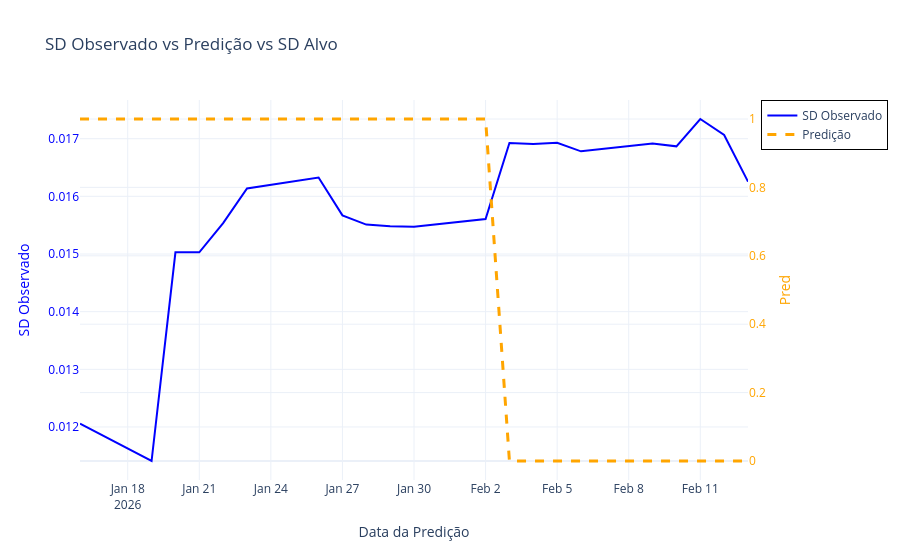

This figure's notebook cell:
### Code cell
import plotly.graph_objects as go
import pandas as pd

# Garantir datetime
df_view['Date_alvo_2'] = pd.to_datetime(df_view['Date_alvo_2'])

# Criar figura
fig = go.Figure()

# SD Observado (eixo Y esquerdo)
fig.add_trace(go.Scatter(
    x=df_view['Date_alvo_2'],
    y=df_view['sd'],
    name='SD Observado',
    line=dict(color='blue', width=2),
    yaxis='y1',
    customdata=df_view['Date'],
    hovertemplate=
        "<b>Data observada:</b> %{customdata|%d/%m/%Y}<br>"
        "<b>Data predição:</b> %{x|%d/%m/%Y}<br>"
        "<b>SD Observado:</b> %{y:.4f}"
        "<extra></extra>"
))
# Predição (eixo Y direito)
fig.add_trace(go.Scatter(
    x=df_view['Date_alvo_2'],
    y=df_view['pred'],
    name='Predição',
    line=dict(color='orange', width=3, dash='dash'),
    yaxis='y2'
))

# Layout com dois eixos Y e legenda fora
fig.update_layout(
    title='SD Observado vs Predição vs SD Alvo',
    xaxis=dict(title='Data da Predição'),
    yaxis=dict(title='SD Observado', side='left', color='blue'),
    yaxis2=dict(title='Pred', overlaying='y', side='right', color='orange'),
    legend=dict(
        x=1.02,          # posição à direita
        y=1,             # topo
        traceorder='normal',
        bordercolor='Black',
        borderwidth=1
    ),
    template='plotly_white',
    hovermode='x unified',
    margin=dict(r=150)  # espaço para a legenda
)

fig.show()

### Figure 1 — Plotly figure (JSON) as saved in the notebook; plotly's stock layout.template omitted (floating-point values rounded to 4 significant figures)
{"data": [{"customdata": ["2025-12-12T00:00:00.000000000", "2025-12-15T00:00:00.000000000", "2025-12-16T00:00:00.000000000", "2025-12-17T00:00:00.000000000", "2025-12-18T00:00:00.000000000", "2025-12-19T00:00:00.000000000", "2025-12-22T00:00:00.000000000", "2025-12-23T00:00:00.000000000", "2025-12-26T00:00:00.000000000", "2025-12-29T00:00:00.000000000", "2025-12-30T00:00:00.000000000", "2026-01-02T00:00:00.000000000", "2026-01-05T00:00:00.000000000", "2026-01-06T00:00:00.000000000", "2026-01-07T00:00:00.000000000", "2026-01-08T00:00:00.000000000", "2026-01-09T00:00:00.000000000", "2026-01-12T00:00:00.000000000", "2026-01-13T00:00:00.000000000", "2026-01-14T00:00:00.000000000", "2026-01-15T00:00:00.000000000"], "hovertemplate": "<b>Data observada:</b> %{customdata|%d/%m/%Y}<br><b>Data predição:</b> %{x|%d/%m/%Y}<br><b>SD Observado:</b> %{y:.4f}<extra></extra>", "line": {"color": "blue", "width": 2}, "name": "SD Observado", "type": "scatter", "x": ["2026-01-16T00:00:00.000000000", "2026-01-19T00:00:00.000000000", "2026-01-20T00:00:00.000000000", "2026-01-21T00:00:00.000000000", "2026-01-22T00:00:00.000000000", "2026-01-23T00:00:00.000000000", "2026-01-26T00:00:00.000000000", "2026-01-27T00:00:00.000000000", "2026-01-28T00:00:00.000000000", "2026-01-29T00:00:00.000000000", "2026-01-30T00:00:00.000000000", "2026-02-02T00:00:00.000000000", "2026-02-03T00:00:00.000000000", "2026-02-04T00:00:00.000000000", "2026-02-05T00:00:00.000000000", "2026-02-06T00:00:00.000000000", "2026-02-09T00:00:00.000000000", "2026-02-10T00:00:00.000000000", "2026-02-11T00:00:00.000000000", "2026-02-12T00:00:00.000000000", "2026-02-13T00:00:00.000000000"], "y": [0.01206, 0.01141, 0.01503, 0.01503, 0.01554, 0.01614, 0.01633, 0.01567, 0.01551, 0.01548, 0.01547, 0.01561, 0.01692, 0.01691, 0.01693, 0.01678, 0.01691, 0.01687, 0.01734, 0.01707, 0.01626], "yaxis": "y"}, {"line": {"color": "orange", "dash": "dash", "width": 3}, "name": "Predição", "type": "scatter", "x": ["2026-01-16T00:00:00.000000000", "2026-01-19T00:00:00.000000000", "2026-01-20T00:00:00.000000000", "2026-01-21T00:00:00.000000000", "2026-01-22T00:00:00.000000000", "2026-01-23T00:00:00.000000000", "2026-01-26T00:00:00.000000000", "2026-01-27T00:00:00.000000000", "2026-01-28T00:00:00.000000000", "2026-01-29T00:00:00.000000000", "2026-01-30T00:00:00.000000000", "2026-02-02T00:00:00.000000000", "2026-02-03T00:00:00.000000000", "2026-02-04T00:00:00.000000000", "2026-02-05T00:00:00.000000000", "2026-02-06T00:00:00.000000000", "2026-02-09T00:00:00.000000000", "2026-02-10T00:00:00.000000000", "2026-02-11T00:00:00.000000000", "2026-02-12T00:00:00.000000000", "2026-02-13T00:00:00.000000000"], "y": [1, 1, 1, 1, 1, 1, 1, 1, 1, 1, 1, 1, 0, 0, 0, 0, 0, 0, 0, 0, 0], "yaxis": "y2"}], "layout": {"hovermode": "x unified", "legend": {"bordercolor": "Black", "borderwidth": 1, "traceorder": "normal", "x": 1.02, "y": 1}, "margin": {"r": 150}, "title": {"text": "SD Observado vs Predição vs SD Alvo"}, "xaxis": {"title": {"text": "Data da Predição"}}, "yaxis": {"color": "blue", "side": "left", "title": {"text": "SD Observado"}}, "yaxis2": {"color": "orange", "overlaying": "y", "side": "right", "title": {"text": "Pred"}}}}
